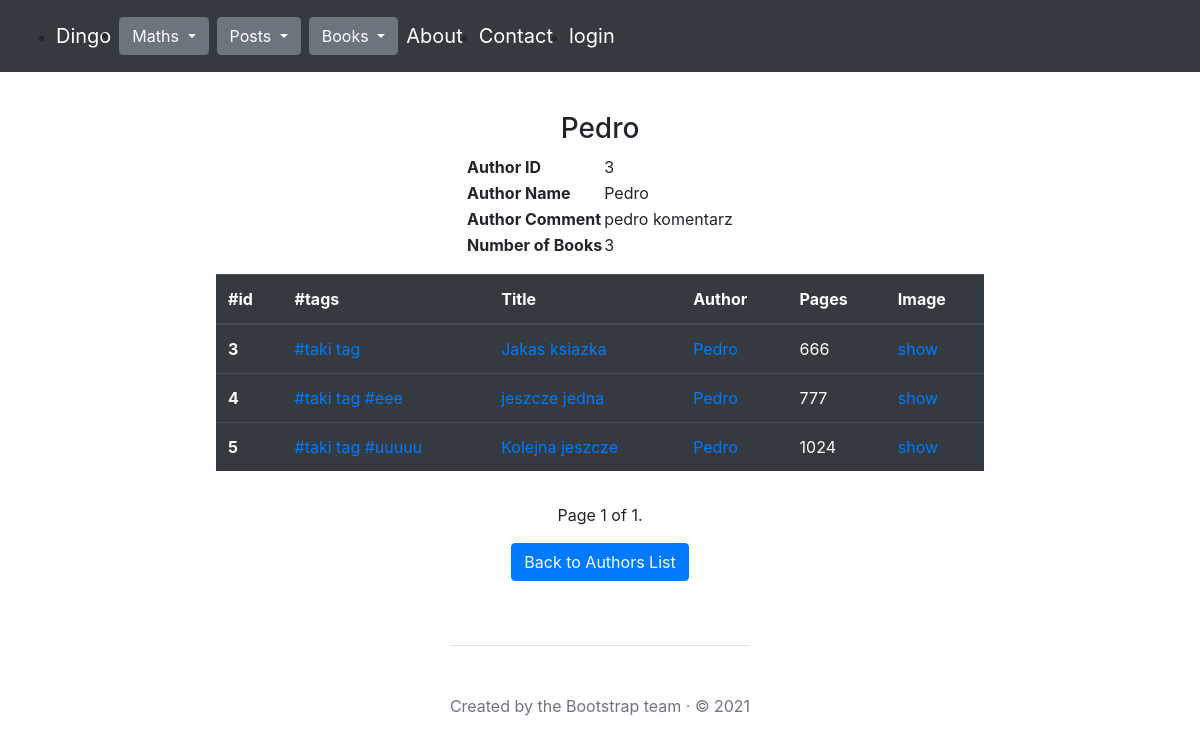
/books/author/3, run on the app's committed database.
### books/models.py (models this page shows, shortened)
class Author(models.Model):
    name = models.CharField(max_length=30, null=False, unique=True)
    comment = models.TextField(null=True)

class Book(models.Model):
    title = models.CharField(max_length=30, unique=True, null=False)
    comment = models.TextField(null=True)
    pages = models.IntegerField(null=True)
    image = models.ImageField(upload_to='photos/%Y/%m/%d', null=True, default='')
    tags = models.ManyToManyField("books.Tag", related_name="books")
    author = models.ForeignKey(
        'books.Author',
        on_delete=models.CASCADE,
        null=False,
        blank=False
    )

class Tag(models.Model):
    word = models.CharField(max_length=50, unique=True)

### books/views.py (the view)
# urls.py: path('author/<int:id>', author_details, name="author_details"),
def author_details(request, id):
    page_number = request.GET.get('page')
    author = Author.objects.get(id=id)
    books = Book.objects.filter(author__name=author.name)
    paginator = Paginator(books, 5)
    books = paginator.get_page(page_number)
    return render(
        request=request,
        template_name="books/author_details.html",
        context={"author": author,
                 "books": books,
                 }
    )

### books/templates/books/author_details.html (shortened to what this page needs)
{% extends "main.html" %}
{% block content %}
<div class="mt-3 d-flex flex-column align-items-center justify-content-center">
    <h3>{{ author.name }}</h3>
    <table>
        <tr>
            <th>Author ID</th>
            <td>{{ author.id }}</td>
        </tr>
        <tr>
            <th>Author Name</th>
            <td>{{ author.name }}</td>
        </tr>
        <tr>
            <th>Author Comment</th>
            <td>{{ author.comment }}</td>
        </tr>
        <tr>
            <th>Number of Books</th>
            <td>{{ books|length }}</td>
        </tr>
    </table>
    {% if books %}
    <div class="table-responsive mt-3">
        <table class="table table-dark">
            <thead>
                <tr>
                    <th scope="col">#id</th>
                    <th scope="col">#tags</th>
                    <th scope="col">Title</th>
                    <th scope="col">Author</th>
                    <th scope="col">Pages</th>
                    <th scope="col">Image</th>
                </tr>
            </thead>
            <tbody>
                {% for book in books %}
                <tr>
                    <th scope="row">{{ book.id }}</th>
                    <td>
                        {% for tag in book.tags.all %}
                        <a href="{% url 'books:books_with_tag' tag.word %}">#{{ tag.word }}</a>
                        {% endfor %}
                    </td>
                    <td><a href="{% url 'books:book_details' book.id %}">{{ book.title }}</a></td>
                    <td><a href="{% url 'books:author_details' book.author.id %}">{{ book.author.name }}</a></td>
                    <td>{{ book.pages }}</td>
                    <td>
                        {% if book.image %}
                        <a href="{{ book.image.url }}">show</a>
                        {% else %}
                        no image
                        {% endif %}
                    </td>
                </tr>
                {% endfor %}
            </tbody>
        </table>
    </div>
    <div class="pagination mt-3">
        <span class="step-links">
            <span class="current">
                Page {{ books.number }} of {{ books.paginator.num_pages }}.
            </span>
        </span>
    </div>
    {% else %}
    <h4>No books found</h4>
    {% endif %}
    <a href="{% url 'books:authors_list' %}" class="btn btn-primary mt-3">Back to Authors List</a>
</div>
{% endblock %}

### data on the page
Author: name "Pedro", id "3", comment "pedro komentarz"
Book: id "3", title "Jakas ksiazka", author.name "Pedro", pages "666"
Tag: word "taki tag"
Book: id "4", title "jeszcze jedna", author.name "Pedro", pages "777"
Tag: word "eee"
Book: id "5", title "Kolejna jeszcze", author.name "Pedro", pages "1024"
Tag: word "uuuuu"

### other printed values
{{ books|length }} "3"
{{ books.number }} "1"
{{ books.paginator.num_pages }} "1"
